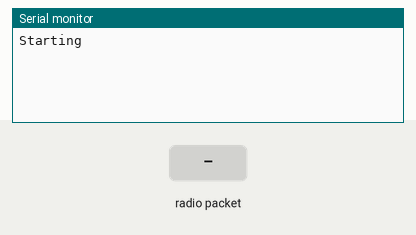
This sketch was run on a simulated Arduino Uno, built with avr-gcc and run on an emulated ATmega328P. Parts: the last lines printed to the serial monitor. The test bench sets the inputs (shaded band). No radio packets arrive unless stated.

Above: at 1.2 s.
1.3 s: radio packet "1" arrives
At 1.7 s:
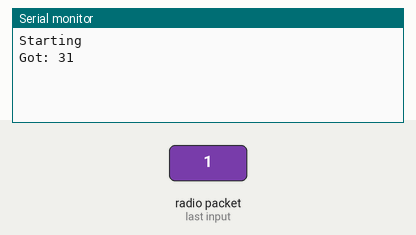
2.8 s: radio packet "0" arrives
At 4.0 s:
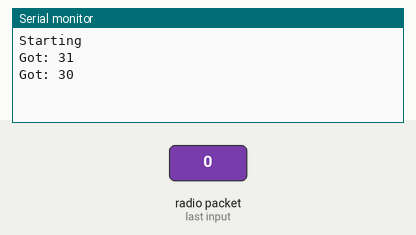
4.3 s: radio packet "2" arrives
At 5.2 s:
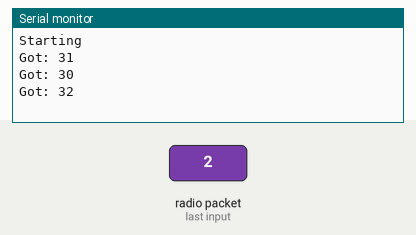

Measured:
- after the input at 1.3 s, the serial monitor: prints a new line at once (image 1)
- after the input at 2.8 s, the serial monitor: prints a new line at once (image 2)
- after the input at 4.3 s, the serial monitor: prints a new line at once (image 3)

The sketch:

VirtualWire_test.ino
```cpp
#include <VirtualWire.h>
//#undef int
//#undef abs
//#undef double
//#undef float
//#undef round
void setup()
{
  Serial.begin(115200);
  delay(5);

    vw_set_ptt_inverted(true);
    vw_setup(2000);	 // Bits per sec
    vw_set_rx_pin(2);

    Serial.println("Starting");
     vw_rx_start();       // Start the receiver PLL running

}

void loop()
{

    //Serial.println("pin 2 is ");

    //Serial.println(digitalRead(2));


    uint8_t buf[VW_MAX_MESSAGE_LEN];
    uint8_t buflen = VW_MAX_MESSAGE_LEN;

    if (vw_get_message(buf, &buflen)) // Non-blocking
    {
	int i;

        digitalWrite(13, true); // Flash a light to show received good message
	// Message with a good checksum received, dump it.
	Serial.print("Got: ");

	for (i = 0; i < buflen; i++)
	{
	    Serial.print(buf[i], HEX);
            Serial.print(" ");
	}


	Serial.println("");
        digitalWrite(13, false);
    }

}
```
